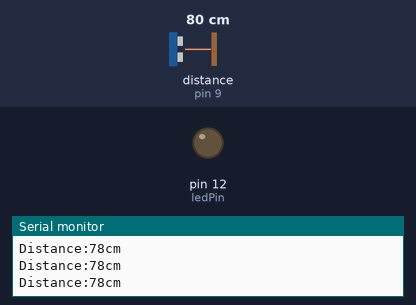
This sketch was run on a simulated Arduino Uno, built with avr-gcc and run on an emulated ATmega328P. Shown: output pins drawn as LEDs (lit = HIGH), the last lines printed to the serial monitor. Wiring (inferred from the names in the program): ultrasonic range finder: trigger pin 10; echo pin 9. The test bench sets the inputs (shaded band); at power-on: distance to the obstacle (sensor on pin 9) 80 cm. The echo pulse lasts 58.3 µs per cm; pins used as bus, display or sensor lines are not drawn.

Above: at 1.3 s.
1.4 s: distance to the obstacle (sensor on pin 9) set to 13 cm
2.9 s: distance to the obstacle (sensor on pin 9) set to 10 cm
At 3.6 s:
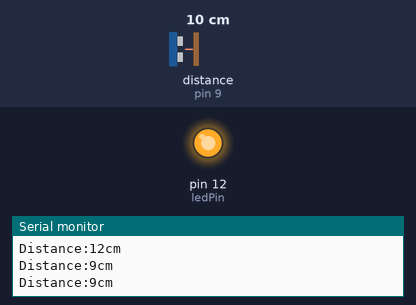
4.5 s: distance to the obstacle (sensor on pin 9) set to 18 cm
At 4.9 s:
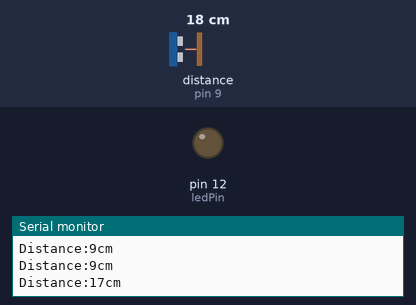
6.0 s: distance to the obstacle (sensor on pin 9) set to 2 cm
At 7.4 s:
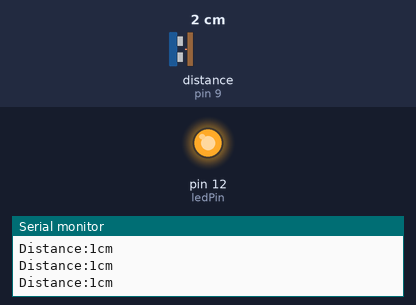
Timing chart, 0 to 8.5 s (numbered marks = the images above; inputs shaded):
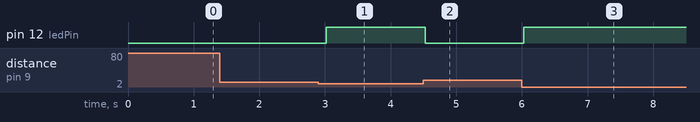

The sketch:

UltraSensor.ino
```cpp
int triPin = 10;
int echoPin = 9;
int ledPin =12;

long time;
int distance;

void setup() {
  pinMode(triPin,OUTPUT);
  pinMode(ledPin,OUTPUT);
  pinMode(echoPin,INPUT);

  Serial.begin(9600);

}

void loop() {
  digitalWrite(triPin,LOW);
  delayMicroseconds(2);

digitalWrite(triPin,HIGH);
delayMicroseconds(10);
digitalWrite(triPin,LOW);

//Speed
time = pulseIn(echoPin,HIGH);

distance = time*0.034 / 2;

Serial.print("Distance:");
Serial.print(distance);
Serial.print("cm");
Serial.println("");

if(distance <= 10) {
  digitalWrite(ledPin, HIGH);

}
else {
  digitalWrite(ledPin,LOW);
}
delay(500);
}
```

Measured:
- the behaviour switches between 12 and 11 cm on distance to the obstacle (sensor on pin 9) (found by bisection; images 0 and 1)
- after the input at 2.9 s, pin 12 (ledPin): LOW → HIGH after 0.12 s
- after the input at 4.5 s, pin 12 (ledPin): HIGH → LOW at once
- after the input at 6.0 s, pin 12 (ledPin): LOW → HIGH at once
